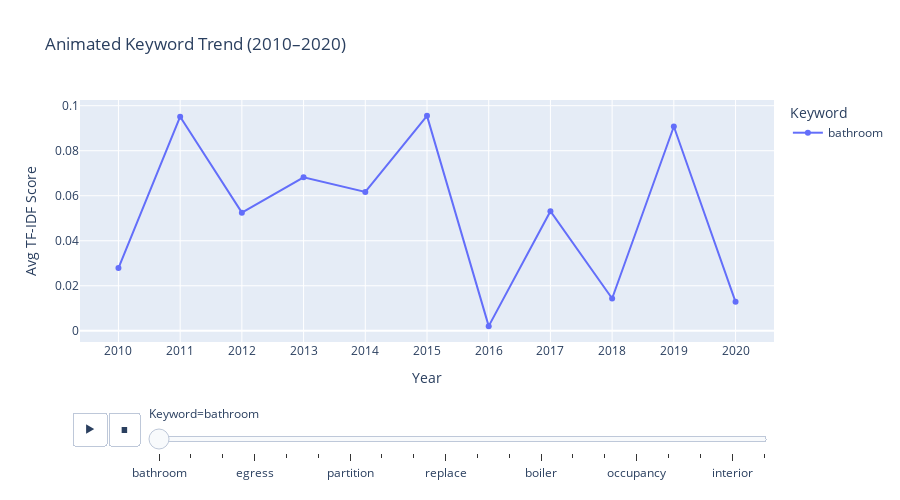

Notebook code cell kept with this figure:
### Markdown cell above
## 🔁 Dynamic Keyword Trend Explorer (2010–2020)

Choose a renovation-related keyword to view how its mention frequency changes over time.

### ✅ Why This Matters:
- Allows targeted analysis of renovation focus.
- Reveals demand patterns for specific work types.

### Code cell
import pandas as pd
import numpy as np
import plotly.express as px

# Simulated TF-IDF pivot table
years = list(range(2010, 2020 + 1))
keywords = [
    'bathroom', 'kitchen', 'plumbing', 'egress', 'stairs', 'window',
    'partition', 'renovation', 'apartment', 'replace', 'remove',
    'combine', 'boiler', 'heating', 'mechanical', 'occupancy',
    'sprinkler', 'floor', 'interior', 'fixture'
]

data = {word: np.random.rand(len(years)) * 0.1 for word in keywords}
data['Year'] = years
tfidf_pivot = pd.DataFrame(data).set_index('Year')

# Melt data
melted = tfidf_pivot.reset_index().melt(id_vars='Year', var_name='Keyword', value_name='Score')

# Plot animated line
fig = px.line(
    melted,
    x='Year',
    y='Score',
    color='Keyword',
    animation_frame='Keyword',
    title='Animated Keyword Trend (2010–2020)',
    markers=True
)

# Slow down animation speed
fig.layout.updatemenus[0].buttons[0].args[1]['frame']['duration'] = 1200
fig.layout.updatemenus[0].buttons[0].args[1]['transition']['duration'] = 500

fig.update_layout(
    xaxis=dict(dtick=1),
    yaxis_title='Avg TF-IDF Score',
    height=500
)

fig.show()

### Figure 1 — Plotly figure (JSON) as saved in the notebook; plotly's stock layout.template omitted (floating-point values rounded to 4 significant figures)
{"data": [{"hovertemplate": "Keyword=bathroom<br>Year=%{x}<br>Score=%{y}<extra></extra>", "legendgroup": "bathroom", "line": {"color": "#636efa", "dash": "solid"}, "marker": {"symbol": "circle"}, "mode": "lines+markers", "name": "bathroom", "orientation": "v", "showlegend": true, "type": "scatter", "x": [2010, 2011, 2012, 2013, 2014, 2015, 2016, 2017, 2018, 2019, 2020], "xaxis": "x", "y": [0.02789, 0.09511, 0.05249, 0.06816, 0.06168, 0.09549, 0.002057, 0.0531, 0.01435, 0.09076, 0.01285], "yaxis": "y"}], "layout": {"height": 500, "legend": {"title": {"text": "Keyword"}, "tracegroupgap": 0}, "sliders": [{"active": 0, "currentvalue": {"prefix": "Keyword="}, "len": 0.9, "pad": {"b": 10, "t": 60}, "steps": [{"args": [["bathroom"], {"frame": {"duration": 0, "redraw": false}, "fromcurrent": true, "mode": "immediate", "transition": {"duration": 0, "easing": "linear"}}], "label": "bathroom", "method": "animate"}, {"args": [["kitchen"], {"frame": {"duration": 0, "redraw": false}, "fromcurrent": true, "mode": "immediate", "transition": {"duration": 0, "easing": "linear"}}], "label": "kitchen", "method": "animate"}, {"args": [["plumbing"], {"frame": {"duration": 0, "redraw": false}, "fromcurrent": true, "mode": "immediate", "transition": {"duration": 0, "easing": "linear"}}], "label": "plumbing", "method": "animate"}, {"args": [["egress"], {"frame": {"duration": 0, "redraw": false}, "fromcurrent": true, "mode": "immediate", "transition": {"duration": 0, "easing": "linear"}}], "label": "egress", "method": "animate"}, {"args": [["stairs"], {"frame": {"duration": 0, "redraw": false}, "fromcurrent": true, "mode": "immediate", "transition": {"duration": 0, "easing": "linear"}}], "label": "stairs", "method": "animate"}, {"args": [["window"], {"frame": {"duration": 0, "redraw": false}, "fromcurrent": true, "mode": "immediate", "transition": {"duration": 0, "easing": "linear"}}], "label": "window", "method": "animate"}, {"args": [["partition"], {"frame": {"duration": 0, "redraw": false}, "fromcurrent": true, "mode": "immediate", "transition": {"duration": 0, "easing": "linear"}}], "label": "partition", "method": "animate"}, {"args": [["renovation"], {"frame": {"duration": 0, "redraw": false}, "fromcurrent": true, "mode": "immediate", "transition": {"duration": 0, "easing": "linear"}}], "label": "renovation", "method": "animate"}, {"args": [["apartment"], {"frame": {"duration": 0, "redraw": false}, "fromcurrent": true, "mode": "immediate", "transition": {"duration": 0, "easing": "linear"}}], "label": "apartment", "method": "animate"}, {"args": [["replace"], {"frame": {"duration": 0, "redraw": false}, "fromcurrent": true, "mode": "immediate", "transition": {"duration": 0, "easing": "linear"}}], "label": "replace", "method": "animate"}, {"args": [["remove"], {"frame": {"duration": 0, "redraw": false}, "fromcurrent": true, "mode": "immediate", "transition": {"duration": 0, "easing": "linear"}}], "label": "remove", "method": "animate"}, {"args": [["combine"], {"frame": {"duration": 0, "redraw": false}, "fromcurrent": true, "mode": "immediate", "transition": {"duration": 0, "easing": "linear"}}], "label": "combine", "method": "animate"}, {"args": [["boiler"], {"frame": {"duration": 0, "redraw": false}, "fromcurrent": true, "mode": "immediate", "transition": {"duration": 0, "easing": "linear"}}], "label": "boiler", "method": "animate"}, {"args": [["heating"], {"frame": {"duration": 0, "redraw": false}, "fromcurrent": true, "mode": "immediate", "transition": {"duration": 0, "easing": "linear"}}], "label": "heating", "method": "animate"}, {"args": [["mechanical"], {"frame": {"duration": 0, "redraw": false}, "fromcurrent": true, "mode": "immediate", "transition": {"duration": 0, "easing": "linear"}}], "label": "mechanical", "method": "animate"}, {"args": [["occupancy"], {"frame": {"duration": 0, "redraw": false}, "fromcurrent": true, "mode": "immediate", "transition": {"duration": 0, "easing": "linear"}}], "label": "occupancy", "method": "animate"}, {"args": [["sprinkler"], {"frame": {"duration": 0, "redraw": false}, "fromcurrent": true, "mode": "immediate", "transition": {"duration": 0, "easing": "linear"}}], "label": "sprinkler", "method": "animate"}, {"args": [["floor"], {"frame": {"duration": 0, "redraw": false}, "fromcurrent": true, "mode": "immediate", "transition": {"duration": 0, "easing": "linear"}}], "label": "floor", "method": "animate"}, {"args": [["interior"], {"frame": {"duration": 0, "redraw": false}, "fromcurrent": true, "mode": "immediate", "transition": {"duration": 0, "easing": "linear"}}], "label": "interior", "method": "animate"}, {"args": [["fixture"], {"frame": {"duration": 0, "redraw": false}, "fromcurrent": true, "mode": "immediate", "transition": {"duration": 0, "easing": "linear"}}], "label": "fixture", "method": "animate"}], "x": 0.1, "xanchor": "left", "y": 0, "yanchor": "top"}], "title": {"text": "Animated Keyword Trend (2010–2020)"}, "updatemenus": [{"buttons": [{"args": [null, {"frame": {"duration": 1200, "redraw": false}, "fromcurrent": true, "mode": "immediate", "transition": {"duration": 500, "easing": "linear"}}], "label": "&#9654;", "method": "animate"}, {"args": [[null], {"frame": {"duration": 0, "redraw": false}, "fromcurrent": true, "mode": "immediate", "transition": {"duration": 0, "easing": "linear"}}], "label": "&#9724;", "method": "animate"}], "direction": "left", "pad": {"r": 10, "t": 70}, "showactive": false, "type": "buttons", "x": 0.1, "xanchor": "right", "y": 0, "yanchor": "top"}], "xaxis": {"anchor": "y", "domain": [0, 1], "dtick": 1, "title": {"text": "Year"}}, "yaxis": {"anchor": "x", "domain": [0, 1], "title": {"text": "Avg TF-IDF Score"}}}}
